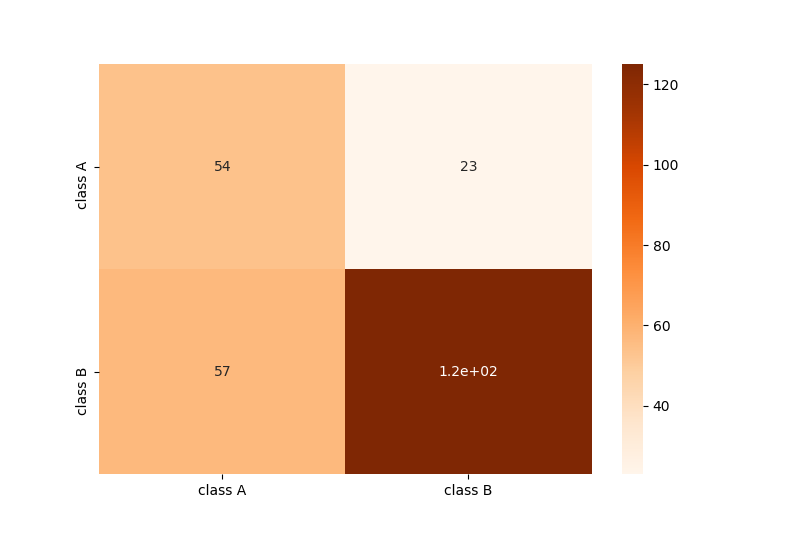

Python code for this plot:
#This program implements a confusion matrix 
#Author: Victor Carreira

###################################### THEORY ################################################
#    In the field of machine learning and specifically the problem of statistical classification, a confusion matrix, also known as an error matrix,[6] is a specific table layout that allows visualization of the performance of an algorithm, typically a supervised learning one (in unsupervised learning it is usually called a matching matrix).      
#    Each row of the matrix represents the instances in a predicted class while each column represents the instances in an actual class (or vice versa).[2] The name stems from the fact that it makes it easy to see if the system is confusing two classes (i.e. commonly mislabeling one as another).
# - References:
#   [2] Powers, David M W (2011). "Evaluation: From Precision, Recall and F-Measure to ROC, Informedness, Markedness & Correlation" (PDF). Journal of Machine Learning Technologies. 2 (1): 37–63.
#   [6] Stehman, Stephen V. (1997). "Selecting and interpreting measures of thematic classification accuracy". Remote Sensing of Environment. 62 (1): 77–89. doi:10.1016/S0034-4257(97)00083-7.

##############################################################################################


################################ REQUIRED PACKAGES  #######################################
import numpy as np
import pylab as py
import scipy as sp # 
import pandas as pd
import seaborn as sn # pacote que plota a matrix de confusão 
import matplotlib.pyplot as plt
from string import ascii_uppercase # pacote que plota letras no gráfico
from pandas import Series, DataFrame
from sklearn.metrics import confusion_matrix
###########################################################################################


## Scikit-learnin example 1: array method

y_true1 = [2, 0, 2, 2, 0, 1]
y_pred1 = [0, 0, 2, 2, 0, 2]

C1 = confusion_matrix(y_true1, y_pred1)

print('Example 1:')
print(C1)


## Example 2: list method

y_true2 = ["cat", "ant", "cat", "cat", "ant", "bird"]
y_pred2 = ["ant", "ant", "cat", "cat", "ant", "cat"]

C2 = confusion_matrix(y_true2, y_pred2,labels=["ant", "bird", "cat"])

print('Example 2:')
print(C2)

## Example 3: Binary case

# In the binary case, we can extract four cases: true negative, false positive, false negative, true positives as follows:

y_true3 = [0, 1, 0, 1]
y_pred3 = [1, 1, 1, 0]

tn, fp, fn, tp = confusion_matrix(y_true3, y_pred3).ravel()

print('Example 3:')
print(tn, fp, fn, tp)


# Plotting confusion matrix from examples


#columns = ['class %s' %(i) for i in list(ascii_uppercase)[0:len(np.unique(y_true2))]]

#confm = confusion_matrix(y_true2, y_pred2)
#df_cm = DataFrame(confm, index=columns, columns=columns)

#ax = sn.heatmap(df_cm, cmap='Oranges', annot=True)

#plt.show()


# Application in a synthetic scennario:
# There are two input vectors. One is the predicted code vectors provided by the model of parameters arising from neural network. Second one is the real set of code vectors. 


#OBS: The data used in this secton is related to my PhD thesis. Therefore is sigilous and omited. In a near future it will be release. 


data = pd.read_table("dados_class_c1r5%.txt", delim_whitespace=True, names=('Counter','Class' ,'Predicted(ANN)', 'Delimiter','Calculated(true)','Error'))
df=pd.DataFrame(data, columns=['Counter','Class', 'Predicted(ANN)','Delimiter','Calculated(true)','Error'])
df=df.drop('Class',axis=1) #rips of counter Class String colunm
df=df.drop('Delimiter',axis=1)#rips of Delimiter 
df=df.drop('Error', axis=1)# Error
df=df.drop('Counter',axis=1)# Counter
print(df)

# confusion matrix Inputs:

y_true = df.iloc[:,0]
y_pred = df.iloc[:,1]


CM = confusion_matrix(y_true,y_pred)

print('Synthetics data Confusion Matrix')
print(CM)

# Plotting


#columns = ['class %s' %(i) for i in list(ascii_uppercase)[0:len(np.unique(y_true))]]

#confm = confusion_matrix(y_true, y_pred)
#df_cm = DataFrame(confm, index=columns, columns=columns)

#ax = sn.heatmap(df_cm, cmap='Oranges', annot=True)

#plt.show()


# Aplication for a Real Scennario:


dataR = pd.read_table("dado_class_REAL_teste2.txt", delim_whitespace=True, names=('Counter','Class' ,'Predicted(ANN)', 'Delimiter','Calculated(true)','Error'))
dfr=pd.DataFrame(dataR, columns=['Counter','Class', 'Predicted(ANN)','Delimiter','Calculated(true)','Error'])
dfr=dfr.drop('Class',axis=1) #rips of counter Class String colunm
dfr=dfr.drop('Delimiter',axis=1)#rips of Delimiter 
dfr=dfr.drop('Error', axis=1)# Error
dfr=dfr.drop('Counter',axis=1)# Counter
print(dfr)

# confusion matrix Inputs:

y_trueR = dfr.iloc[:,0]
y_predR = dfr.iloc[:,1]


CMR = confusion_matrix(y_trueR,y_predR)

print('Real data Confusion Matrix')
print(CMR)

# Plotting


columns = ['class %s' %(i) for i in list(ascii_uppercase)[0:len(np.unique(y_trueR))]]

confmR = confusion_matrix(y_trueR, y_predR)
df_cmR = DataFrame(confmR, index=columns, columns=columns)

ax = sn.heatmap(df_cmR, cmap='Oranges', annot=True)

plt.show()
